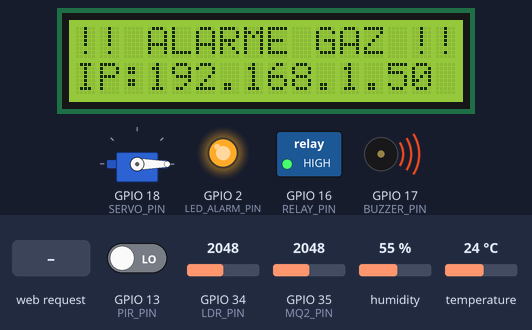
Simulated run of this sketch. Board: ESP32. Shown: servo, 16×2 character LCD, switched loads named in the sketch (green lamp = pin HIGH), output pins drawn as LEDs (lit = HIGH), buzzer (waves = sounding, pin HIGH). The test bench sets the inputs (shaded band); at power-on: GPIO 35 (MQ2_PIN) = 2048, GPIO 13 (PIR_PIN) LOW, humidity 55 %, GPIO 34 (LDR_PIN) = 2048, temperature 24 °C. WiFi joins after 1.5 s; servers stay silent unless stated; what the sketch prints to the serial monitor is not drawn.

Above: at 5.8 s.
5.9 s: GPIO 35 (MQ2_PIN) set to 1866
7.8 s: GPIO 35 (MQ2_PIN) set to 1755
At 9.8 s:
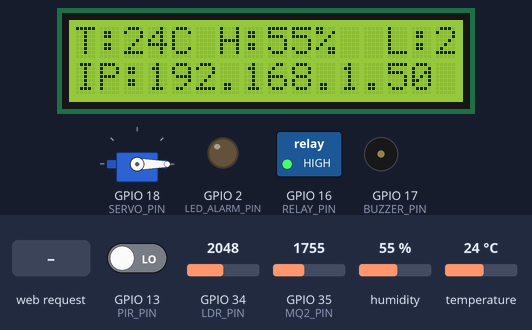
10.1 s: GPIO 13 (PIR_PIN) driven HIGH
At 11.2 s:
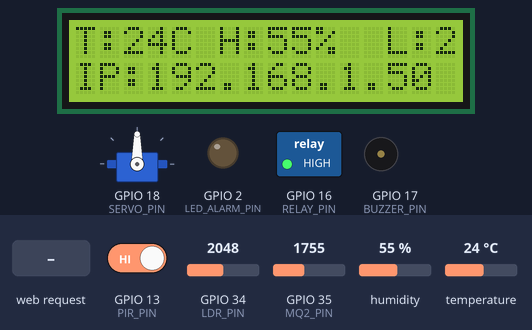
12.1 s: HTTP request GET /toggleRelay received
At 12.8 s:
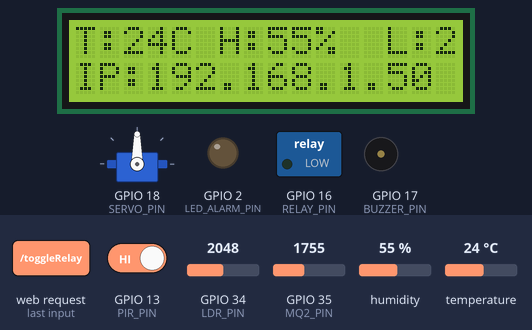
13.6 s: GPIO 13 (PIR_PIN) driven LOW
At 14.8 s:
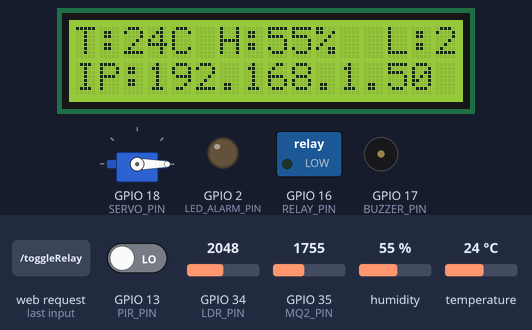
15.1 s: humidity set to 22 %
At 17.3 s:
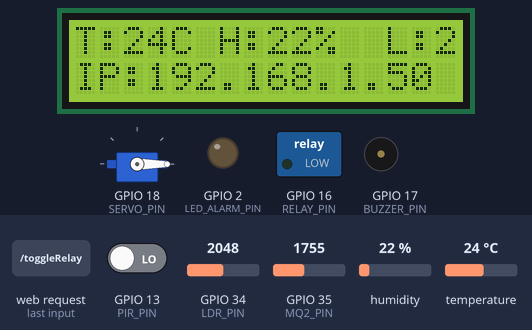
Timing chart, 0 to 18.8 s (numbered marks = the images above; inputs shaded):
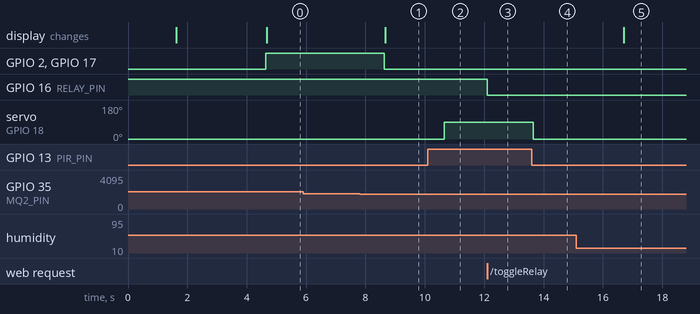

The sketch:

smart_house_base_sur_esp_32_et_serveur_web.ino
```cpp
#include <WiFi.h>
#include <WebServer.h>
#include <Wire.h>
#include <LiquidCrystal_I2C.h>
#include <DHT.h>
#include <ESP32Servo.h>


const char* ssid     = "Tunisie_Telecom-5G-B98E";
const char* password = "ISLEM@000";
WebServer server(80);


#define DHTPIN        4
#define DHTTYPE       DHT11
#define PIR_PIN       13
#define LDR_PIN       34
#define MQ2_PIN       35
#define SERVO_PIN     18
#define RELAY_PIN     16
#define BUZZER_PIN    17
#define LED_ALARM_PIN 2


const int SEUIL_LUMIERE_BAS = 1000;
const int SEUIL_GAZ_DANGER  = 1800;
const float SEUIL_TEMP_ELEVEE = 30.0;

// Variables d'état globales
float temp = 0.0;
float hum = 0.0;
int ldrValue = 0;
int gasValue = 0;
bool motionState = false;
bool relayStatus = false;
bool doorOpen = false;
bool gasAlert = false;

// Instance des périphériques
LiquidCrystal_I2C lcd(0x27, 16, 2);
DHT dht(DHTPIN, DHTTYPE);
Servo myServo;


String getHTMLPage() {
  String html = "<!DOCTYPE html><html lang='fr'><head><meta charset='UTF-8'>";
  html += "<meta name='viewport' content='width=device-width, initial-scale=1.0'>";
  html += "<title>ESP32 Smart House Dashboard</title>";
  html += "<style>";
  html += "body { font-family: Arial, sans-serif; background-color: #f4f7f6; margin: 0; padding: 20px; text-align: center; }";
  html += "h1 { color: #333; }";
  html += ".grid { display: flex; flex-wrap: wrap; justify-content: center; gap: 15px; margin-top: 20px; }";
  html += ".card { background: white; padding: 20px; border-radius: 12px; box-shadow: 0 4px 8px rgba(0,0,0,0.1); width: 160px; }";
  html += ".card h3 { margin: 0 0 10px 0; color: #666; font-size: 14px; }";
  html += ".card p { font-size: 22px; font-weight: bold; margin: 0; color: #2c3e50; }";
  html += ".btn { display: inline-block; padding: 12px 24px; font-size: 16px; font-weight: bold; color: white; border: none; border-radius: 8px; cursor: pointer; margin: 10px; text-decoration: none; }";
  html += ".btn-on { background-color: #2ecc71; } .btn-off { background-color: #e74c3c; }";
  html += ".alert { background-color: #e74c3c; color: white; padding: 15px; border-radius: 8px; font-weight: bold; margin-bottom: 20px; }";
  html += "</style>";
  html += "<script>setInterval(function() { fetch('/data').then(response => response.json()).then(data => {";
  html += "document.getElementById('temp').innerText = data.temp + ' °C';";
  html += "document.getElementById('hum').innerText = data.hum + ' %';";
  html += "document.getElementById('ldr').innerText = data.ldr;";
  html += "document.getElementById('gas').innerText = data.gas;";
  html += "document.getElementById('pir').innerText = data.pir ? 'Détecté' : 'Aucun';";
  html += "document.getElementById('alert').style.display = data.alert ? 'block' : 'none';";
  html += "}); }, 2000);</script></head><body>";

  html += "<h1>🏠 Smart House ESP32</h1>";
  html += "<div id='alert' class='alert' style='display:" + String(gasAlert ? "block" : "none") + ";'>⚠️ DANGER : GAZ / FUMÉE DÉTECTÉE !</div>";

  html += "<div class='grid'>";
  html += "<div class='card'><h3>Température</h3><p id='temp'>" + String(temp, 1) + " °C</p></div>";
  html += "<div class='card'><h3>Humidité</h3><p id='hum'>" + String((int)hum) + " %</p></div>";
  html += "<div class='card'><h3>Luminosité</h3><p id='ldr'>" + String(ldrValue) + "</p></div>";
  html += "<div class='card'><h3>Niveau Gaz</h3><p id='gas'>" + String(gasValue) + "</p></div>";
  html += "<div class='card'><h3>Mouvement</h3><p id='pir'>" + String(motionState ? "Détecté" : "Aucun") + "</p></div>";
  html += "</div><br>";

  html += "<h3>Contrôles Manuels</h3>";
  html += "<a href='/toggleRelay' class='btn " + String(relayStatus ? "btn-off" : "btn-on") + "'>" + String(relayStatus ? "Éteindre Relais" : "Allumer Relais") + "</a>";
  html += "<a href='/toggleDoor' class='btn btn-on'>" + String(doorOpen ? "Fermer Porte" : "Ouvrir Porte") + "</a>";

  html += "</body></html>";
  return html;
}


void handleRoot() {
  server.send(200, "text/html", getHTMLPage());
}

void handleData() {
  String json = "{";
  json += "\"temp\":" + String(temp, 1) + ",";
  json += "\"hum\":" + String((int)hum) + ",";
  json += "\"ldr\":" + String(ldrValue) + ",";
  json += "\"gas\":" + String(gasValue) + ",";
  json += "\"pir\":" + String(motionState ? "true" : "false") + ",";
  json += "\"alert\":" + String(gasAlert ? "true" : "false");
  json += "}";
  server.send(200, "application/json", json);
}

void handleToggleRelay() {
  relayStatus = !relayStatus;
  digitalWrite(RELAY_PIN, relayStatus ? LOW : HIGH); // Relais souvent actif bas
  server.sendHeader("Location", "/");
  server.send(303);
}

void handleToggleDoor() {
  doorOpen = !doorOpen;
  myServo.write(doorOpen ? 90 : 0);
  server.sendHeader("Location", "/");
  server.send(303);
}


void setup() {
  Serial.begin(115200);

  // Configuration E/S
  pinMode(PIR_PIN, INPUT);
  pinMode(LED_ALARM_PIN, OUTPUT);
  pinMode(BUZZER_PIN, OUTPUT);
  pinMode(RELAY_PIN, OUTPUT);

  digitalWrite(RELAY_PIN, HIGH); // Éteint
  digitalWrite(LED_ALARM_PIN, LOW);
  digitalWrite(BUZZER_PIN, LOW);

  // Servo
  ESP32PWM::allocateTimer(0);
  myServo.setPeriodHertz(50);
  myServo.attach(SERVO_PIN, 500, 2400);
  myServo.write(0);

  // LCD & DHT
  Wire.begin(21, 22);
  lcd.init();
  lcd.backlight();
  dht.begin();

  lcd.setCursor(0, 0);
  lcd.print("ESP32 SMART HOME");
  lcd.setCursor(0, 1);
  lcd.print("Connexion WiFi..");

  // Connexion Wi-Fi
  WiFi.begin(ssid, password);
  while (WiFi.status() != WL_CONNECTED) {
    delay(500);
    Serial.print(".");
  }

  Serial.println("\nWiFi Connecte !");
  Serial.print("Adresse IP : ");
  Serial.println(WiFi.localIP());

  lcd.clear();
  lcd.setCursor(0, 0);
  lcd.print("IP Web Server:");
  lcd.setCursor(0, 1);
  lcd.print(WiFi.localIP());
  delay(3000);

  // Routes du serveur Web
  server.on("/", handleRoot);
  server.on("/data", handleData);
  server.on("/toggleRelay", handleToggleRelay);
  server.on("/toggleDoor", handleToggleDoor);
  server.begin();
}


void loop() {
  server.handleClient(); // Traitement des requêtes Web

  // Lecture régulière des capteurs
  static unsigned long lastCheck = 0;
  if (millis() - lastCheck > 1000) {
    lastCheck = millis();

    float t = dht.readTemperature();
    float h = dht.readHumidity();
    if (!isnan(t)) temp = t;
    if (!isnan(h)) hum = h;

    ldrValue = analogRead(LDR_PIN);
    gasValue = analogRead(MQ2_PIN);
    motionState = digitalRead(PIR_PIN);

    // 1. Alarme Gaz
    if (gasValue > SEUIL_GAZ_DANGER) {
      gasAlert = true;
      digitalWrite(BUZZER_PIN, HIGH);
      digitalWrite(LED_ALARM_PIN, HIGH);
    } else {
      gasAlert = false;
      digitalWrite(BUZZER_PIN, LOW);
      digitalWrite(LED_ALARM_PIN, LOW);
    }

    // 2. Gestion automatique Porte (PIR)
    if (motionState && !doorOpen) {
      myServo.write(90);
    } else if (!motionState && !doorOpen) {
      myServo.write(0);
    }

    // 3. Mise à jour Écran LCD
    lcd.setCursor(0, 0);
    if (gasAlert) {
      lcd.print("!! ALARME GAZ !!");
    } else {
      lcd.print("T:");
      lcd.print((int)temp);
      lcd.print("C H:");
      lcd.print((int)hum);
      lcd.print("%  L:");
      lcd.print(ldrValue / 100); // Réduction affichage
      lcd.print(" ");
    }

    lcd.setCursor(0, 1);
    lcd.print("IP:");
    lcd.print(WiFi.localIP().toString().substring(0, 13));
  }
}
```

Measured:
- the behaviour switches between 1801 and 1800 on GPIO 35 (MQ2_PIN) (found by bisection; images 0 and 1)
- after the input at 5.9 s, every drawn part: stays the same
- after the input at 7.8 s, GPIO 2 (LED_ALARM_PIN), GPIO 17 (BUZZER_PIN): HIGH → LOW after 0.83 s; the display: changes after 0.86 s (image 1)
- after the input at 10.1 s, servo on GPIO 18 (SERVO_PIN): 0° → 90° after 0.56 s
- after the input at 12.1 s, GPIO 16 (RELAY_PIN): HIGH → LOW at once
- after the input at 13.6 s, servo on GPIO 18 (SERVO_PIN): 90° → 0° after 0.06 s
- after the input at 15.1 s, the display: changes after 1.6 s (image 5)
